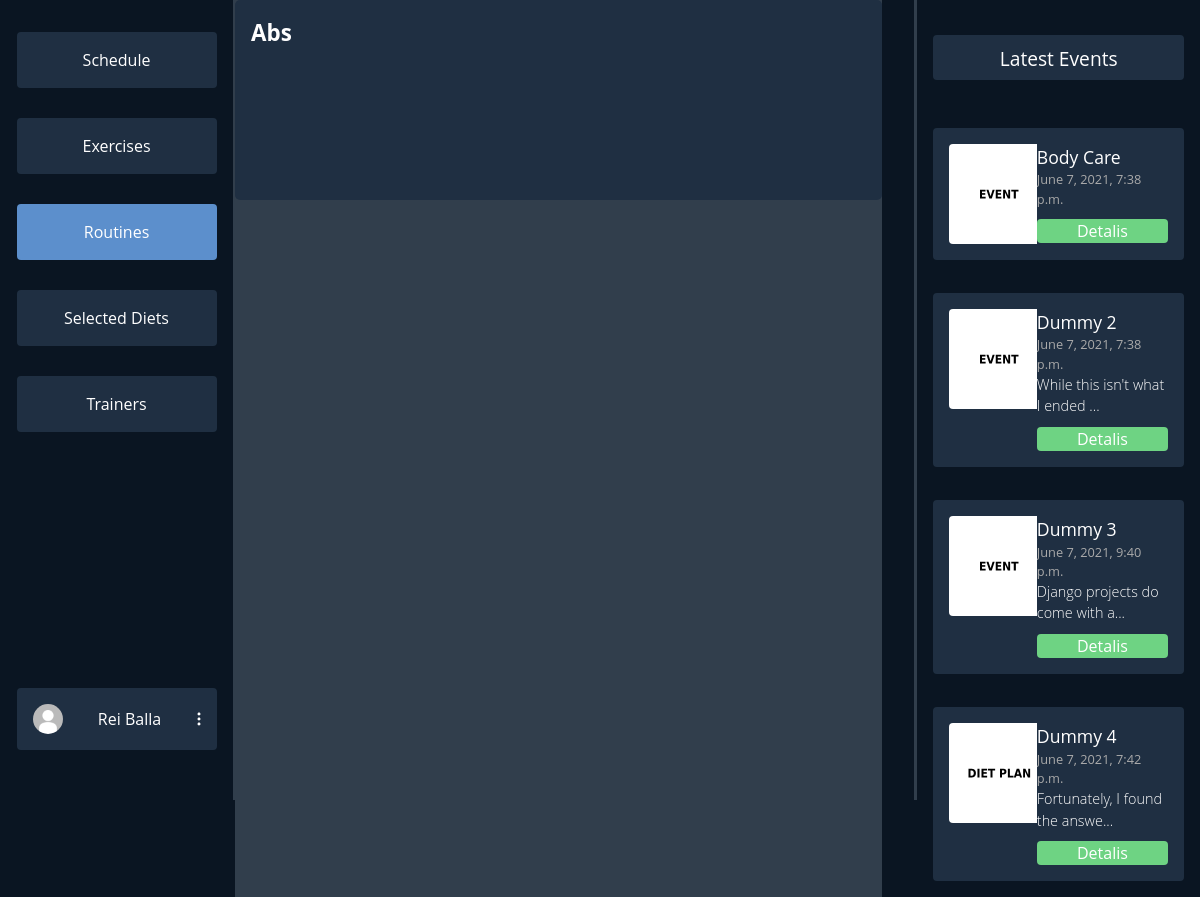
Page /dashboard/routine/1 (signed in) on the earlier database version.
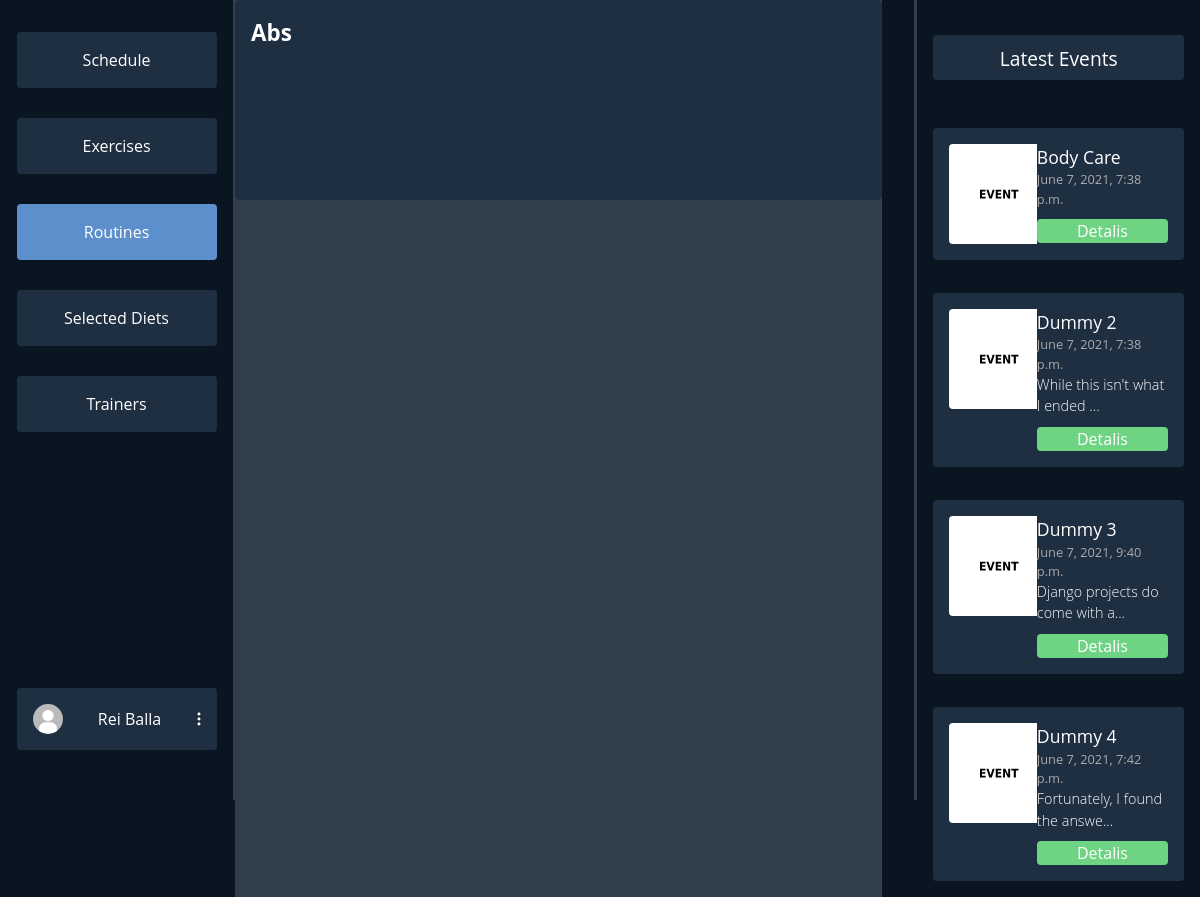
Same page on the later database version.
### dashboards/models.py (models this page shows, shortened)
class Event(models.Model):
    title = models.CharField(max_length=60, blank=True)
    date = models.DateTimeField(default=datetime.now(), blank=True)
    desc = models.TextField(blank=True)
    thumbnail = models.ImageField(
        upload_to='events/', default='events/default.jpg')

### dashboards/user_views.py (the view)
# urls.py: path('routine/<int:rid>', user_views.routine_details,
@login_required(login_url='login')
def routine_details(request, rid):
    events = Event.objects.all()[:4]
    r = get_object_or_404(Routine, id=rid)
    if r:
        context = {'options': ROUTINES_NAV, 'events': events, 'routine': r}
        return render(request, 'dashboards/user/show_routine.html', context)

### dashboards/templates/dashboards/user/show_routine.html (shortened to what this page needs)
{% extends 'dashboards/user/dashboard.html' %}
{% load static %}
{% block styles %}
<link rel="stylesheet" href="{% static 'css/dashboards/exercises.css' %}">
{% endblock styles %}
{% block middle %}
<div class="exercise-card">
    <div class="exercise-header">
        <div class="exercise-title">{{routine.title}}</div>
    </div>
</div>
{% endblock middle %}

### dashboards/templates/dashboards/user/dashboard.html (shortened to what this page needs)
{% load static %}
<html>
  <head>
    <link href="https://cdn.jsdelivr.net/npm/bootstrap@5.0.1/dist/css/bootstrap.min.css" rel="stylesheet">
    <link rel="stylesheet" href="{% static 'css/dashboards/main.css' %}">
    <link rel="stylesheet" href="https://cdn.jsdelivr.net/npm/bootstrap-select@1.13.14/dist/css/bootstrap-select.min.css">
    {% block styles %}
    {% endblock styles %}
  </head>
  <body>
  {% block content %}
  {% if user.is_authenticated %}
  <div class="mycontainer">
    <div class="navigation">
      <div class="nav-col">
        <div class="options">
          {% for key, item in options.items %}
            {% if item.isActive %}
            <a class="option-active" href="/dashboard/{{item.url}}">{{ item.name }}</a>
            {% else %}
            <a class="option" href="/dashboard/{{item.url}}">{{ item.name }}</a>
            {% endif %}
          {% endfor %}
        </div>
        <div class="profile-wrapper">
          <div class="user-btn">
            <div class="profile-pic"><img src="{{ user.profile.profile_photo.url }}" alt=""></div>
            {% if user.first_name %}
            <span>{{user.get_full_name}}</span>
            {% else %}
            <span>{{user.username}}</span>
            {% endif %}
            <div class="three-dot"><img src="{% static 'svg/3dots.svg' %}" alt=""></div>
          </div>
        </div>
      </div>
      <div class="divider"></div>
    </div>
    <div class="middle">
    {% block middle %}
    {% endblock middle %}
    </div>
    <div class="events-section">
      <div class="divider"></div>
      <div class="events">
        <div class="latest">
          Latest Events
        </div>
        <div class="items overflow-auto">
        {% for item in events %}
          <div class="event-item">
            <div class="event-item-left">
              <div class="event-thumb"><img src="{{item.thumbnail.url}}"></div>
            </div>
            <div class="event-item-right">
              <div class="title">{{item.title}}</div>
              <div class="date">{{item.date}}</div>
              {% if item.desc|length > 30 %}
                <div class="desc">{{item.desc|slice:":30"}}...</div>
              {% else %}
                <div class="desc">{{item.desc}}</div>
              {% endif %}
              <div class="details">Detalis</div>
            </div>
          </div>
        {% endfor %}
        </div>
      </div>
    </div>
  </div>
  {% endif %}
  {% endblock content %}
  </body>
<html>

Differences in the rows shown:
changed Event "Dummy 4": thumbnail: a different picture
